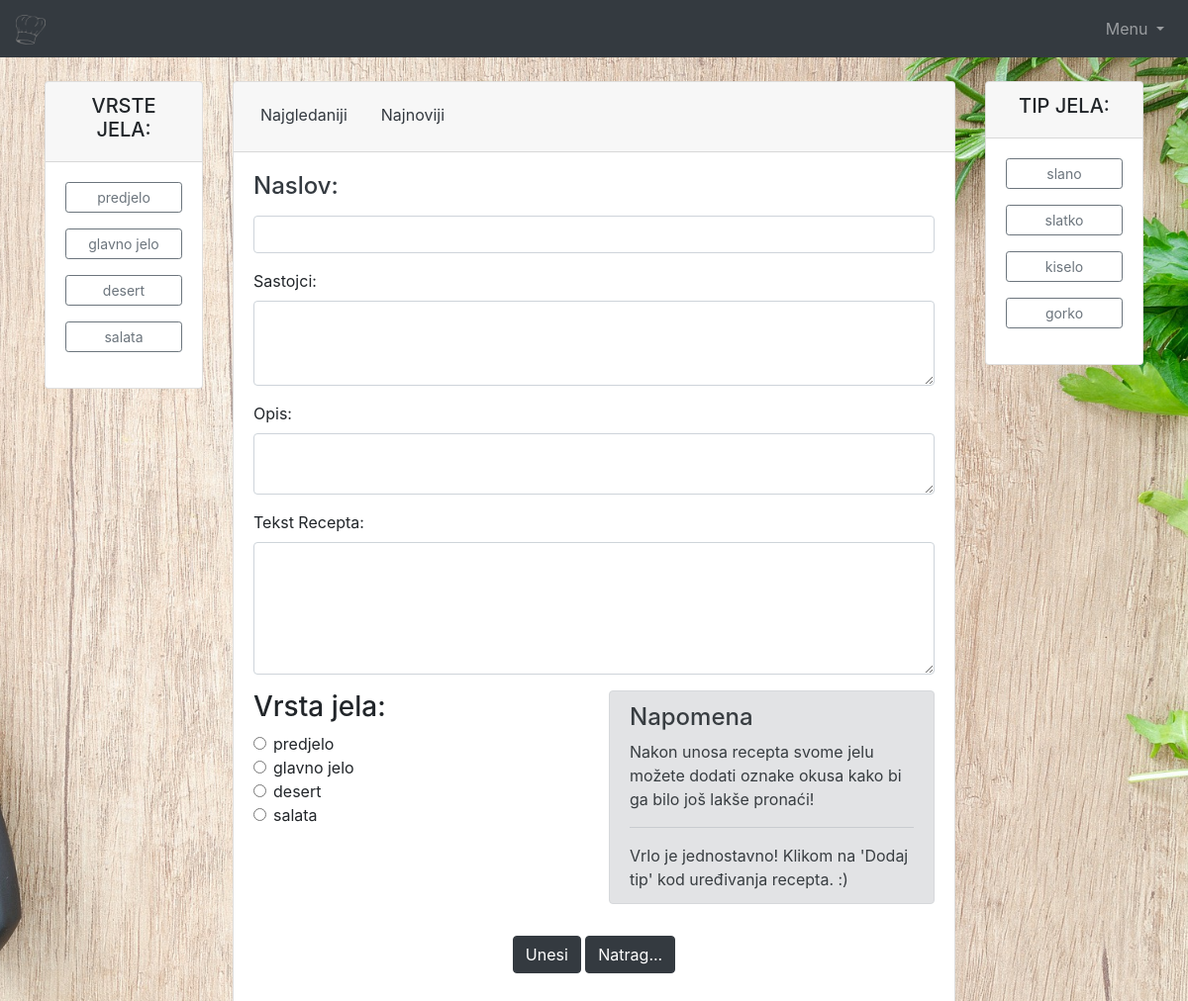
Page /admin.php?a=unos (signed in) on the earlier database version.
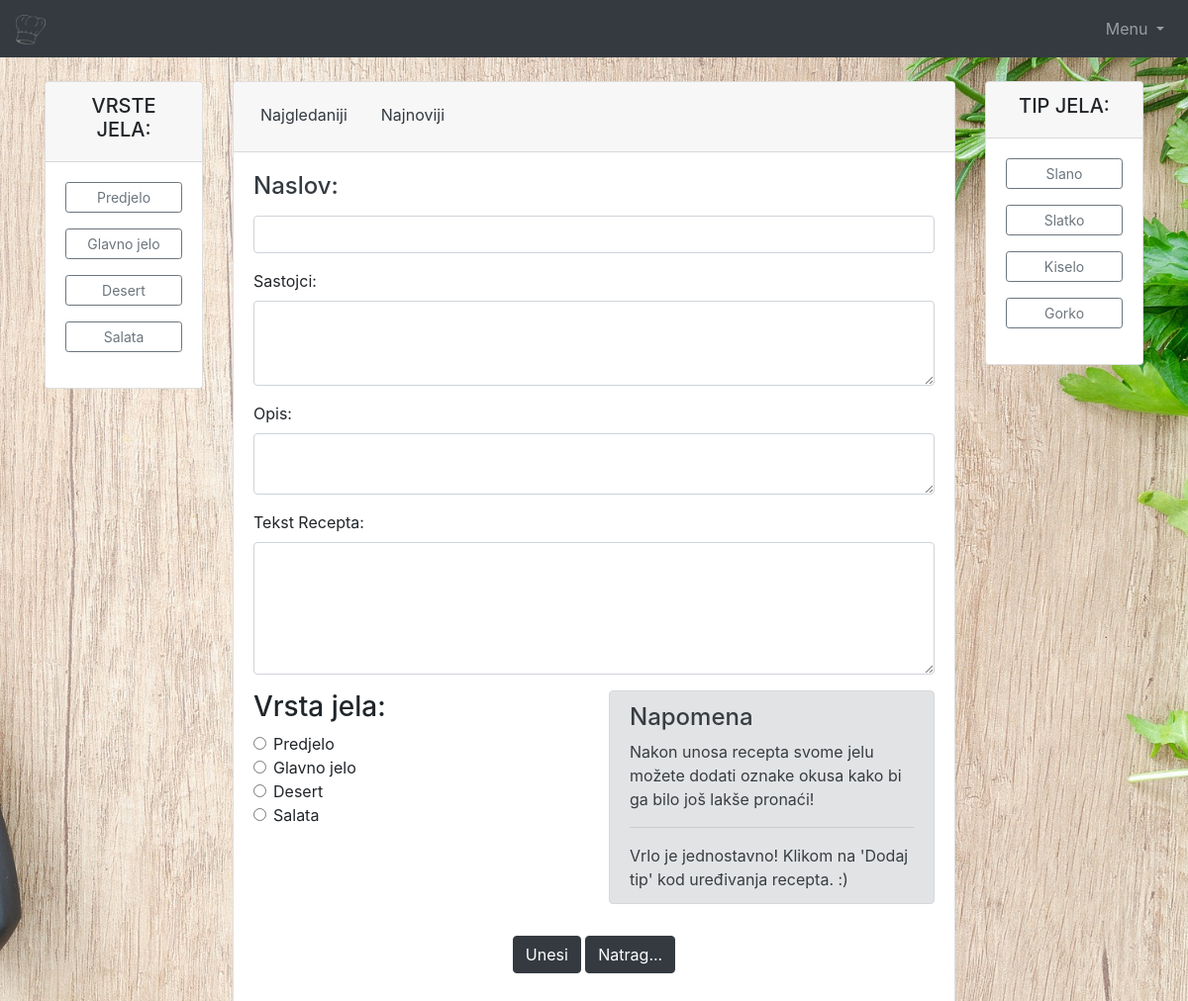
Same page on the later database version.
### tables this page shows
CREATE TABLE IF NOT EXISTS `vrsta_jela` (
  `id` int(10) UNSIGNED NOT NULL AUTO_INCREMENT,
  `naziv` varchar(50) NOT NULL,
  PRIMARY KEY (`id`)
);

CREATE TABLE IF NOT EXISTS `tip` (
  `id` int(10) UNSIGNED NOT NULL AUTO_INCREMENT,
  `naziv` varchar(50) NOT NULL,
  PRIMARY KEY (`id`)
);

### admin.php (called while the page is built, shortened)
<?php
require_once ('Controller/ManagerVrsta_jela.php');
require_once ('Help/database.php');
require_once ('Model/ModelVrsta_jela.php');
require_once ('Controller/ManagerTip.php');
require_once ('Model/ModelTip.php');
$vjm = new ManagerVrsta_jela();
$vt = new ManagerTip();
if (!isset($_GET['a'])) {
    $a = '';
} else {
    $a = $_GET['a'];
}
switch ($a) {
    case 'unos' :
                    $vrsta_jela = $vjm->getVrsta_jela();
                    $vrsta_tipa = $vt->getTip();
                    break;
}
include_once 'Admin/AdminPocetna.php';
?>

### Help/database.php (called while the page is built, shortened)
<?php
class kuharica_baza {
    public static function connect() {
        $c = new mysqli(self::host, self::user, self::pass, self::database);
        $c->query("SET CHARACTER SET utf8");
        return $c;
    }
}
?>

### Model/ModelVrsta_jela.php (called while the page is built, shortened)
<?php
class Vrsta_jela {
    private $id;
    private $naziv;
    public function getId(){return $this->id; }
    public function getNaziv(){return $this->naziv; }
    public function setId($id){ $this->id = $id; }
    public function setNaziv($naziv){ $this->naziv = $naziv; }
}
?>

### Controller/ManagerTip.php (called while the page is built, shortened)
<?php
class ManagerTip {
    private $vise_vrsta_tipova = array();
    private $c;
    public function __construct(){
            $this->c = kuharica_baza::connect();
    }
    public function getTip(){
        $sql = "SELECT * FROM tip";
        $r = $this->c->query($sql);
        while($row = $r->fetch_assoc()){
            $v = new Tip();
            $v->setId($row['id']);
            $v->setNaziv($row['naziv']);
            $this->vise_vrsta_tipova[] = $v;
        }
        return $this->vise_vrsta_tipova;
    }
}
?>

### Model/ModelTip.php (called while the page is built, shortened)
<?php
class Tip {
    private $id;
    private $naziv;
    public function getId(){return $this->id; }
    public function getNaziv(){return $this->naziv; }
    public function setId($id){ $this->id = $id; }
    public function setNaziv($naziv){ $this->naziv = $naziv; }
}
?>

### Controller/ManagerVrsta_jela.php (the view, shortened to what this page needs)
<?php
class ManagerVrsta_jela{
    private $vise_vrsta_jela = array();
    private $c;
    public function __construct(){
            $this->c = kuharica_baza::connect();
    }
    public function getVrsta_jela(){
        $sql = "SELECT * FROM vrsta_jela";
        $r = $this->c->query($sql);
        while($row = $r->fetch_assoc()){
            $v = new Vrsta_jela();
            $v->setId($row['id']);
            $v->setNaziv($row['naziv']);
            $this->vise_vrsta_jela[] = $v;
        }
        return $this->vise_vrsta_jela;
    }
    public static function IspisVrsta_jela(){
        $sql = "SELECT * FROM vrsta_jela";
        $c = kuharica_baza::connect();
        $r = $c->query($sql);
        $vrste = array();
        while($row = $r->fetch_assoc()){
            $v = new Vrsta_jela();
            $v->setId($row['id']);
            $v->setNaziv($row['naziv']);
            $vrste[] = $v;
        }
        foreach ($vrste as $v){
          echo '<div class="form-check">';
          echo ' <input class="form-check-input" type="radio" name="vrsta_jela" id="gridRadios'.$v->getId().'" value="'.$v->getId().'">';
          echo '<label class="form-check-label" for = "gridRadios'.$v->getId().'" >'.$v->getNaziv().'</label>';
          echo '</div>';
        }
    }
}
?>

### Admin/AdminPocetna.php (shortened to what this page needs)
<!DOCTYPE html>
<html lang="en">
    <head>
        <link href="bootstrap/css/bootstrap-4.4.1.css" rel="stylesheet">
        <link href="bootstrap/css/style.css" rel="stylesheet">
    </head>
    <body>
        <nav class="navbar navbar-expand-lg navbar-dark bg-dark sticky-top">
            <a class="navbar-brand" href="admin.php">
                <img src="bootstrap/img/hat.png" width="30" height="30" alt="logo" loading="lazy">
            </a>
            <div class="collapse navbar-collapse" id="navbarNav">
                <ul class="navbar-nav ml-auto">
                    <li class="nav-item dropdown">
                        <a class="nav-link dropdown-toggle" id="navbarDropdownMenuLink-4" data-toggle="dropdown" aria-haspopup="true" aria-expanded="false">
                            <i class="fas fa-user"></i> Menu </a>
                    </li>
                </ul>
            </div>
        </nav>
<div class="container">
            <div class="row">
                <div class="container col-2">
                    <div class="card text-center">
                        <div class="card-header">
                            <h5> VRSTE JELA: </h5>
                        </div>
                        <div class="card-body">
                            <?php include("$left_template.php") ?>
                        </div>
                    </div>
                </div>
                <div class="container col-8">
                    <div class="card">
                        <div class="card-header">
                            <?php include ("$header.php"); ?>
                        </div>
                        <div class="card-body">
                            <?php include ("$template.php") ?>
                        </div>
                    </div>
                </div>
                <div class="container col-2">
                    <div class="card text-center">
                        <div class="card-header">
                            <h5> TIP JELA: </h5>
                        </div>
                        <div class="card-body">
                            <?php include("$right_template.php") ?>
                        </div>
                    </div>
                </div>
            </div>
        </div>
    </body>

### View/prikazVrste_jela.php
<?php
foreach ($vrsta_jela as $v){
    echo '<p><a class="btn btn-outline-secondary btn-sm btn-block" href="?a=vrsta_jela&id='.$v->getId().'">'.$v->getNaziv().'</a></p>';
}
?>

### View/sortSvi.php
<ul class="nav nav-tabs card-header-tabs">
    <li class="active">
        <a class="nav-link" href="<?php echo $_SERVER['REQUEST_URI'];?>?order=r.br_pregleda"><p class="text-dark">Najgledaniji</p></a>
    </li>
    <li>
        <a class="nav-link" href="<?php echo $_SERVER['REQUEST_URI'];?>?order=r.datum_objavljivanja"><p class="text-dark">Najnoviji</p></a>
    </li>
</ul>

### Korisnik/View/unosRecept.php (shortened to what this page needs)
<form method="POST" action="korisnik.php?a=create">
    <div class="form-group">
        <label for="exampleInputUsername"><h4 class="text-dark">Naslov:</h4></label>
        <input type="text" class="form-control" id="naslov" name="naslov">
    </div>
    <div class="form-group">
        <label for="exampleFormControlTextarea1">Sastojci:</label>
        <textarea class="form-control" id="sastojci" name="sastojci" rows="3"></textarea>
    </div>
    <div class="form-group">
        <label for="exampleFormControlTextarea2">Opis:</label>
        <textarea class="form-control" id="opis" name="opis" rows="2"></textarea>
    </div>
    <div class="form-group">
        <label for="exampleFormControlTextarea3">Tekst Recepta:</label>
        <textarea class="form-control" id="tekst_recepta" name="tekst_recepta" rows="5"></textarea>
    </div>
    <fieldset class="form-group">
        <div class="row">
            <div class="col-sm">
                <div class="form-group">
                    <h3>Vrsta jela:</h3>
                    <?php ManagerVrsta_jela::IspisVrsta_jela()  ?>
                </div>
            </div>
            <div class="col">
                <div class="alert alert-secondary" role="alert">
                    <h4 class="alert-heading">Napomena</h4>
                    <p>Nakon unosa recepta svome jelu možete dodati oznake okusa kako bi ga bilo još lakše pronaći!</p>
                    <hr>
                    <p class="mb-0">Vrlo je jednostavno! Klikom na 'Dodaj tip' kod uređivanja recepta. :)</p>
                </div>
            </div>
    </fieldset>
    <div class="text-center">
        <p><button type="submit" class="btn btn-dark">Unesi</button>
        <button class="btn btn-dark" href="<?php echo $_SERVER['SCRIPT_NAME']; ?>">Natrag...</button></p>
    </div>
</form>

### View/prikazTip.php
<?php
foreach ($vrsta_tipa as $v){
    echo '<p><a class="btn btn-outline-secondary btn-sm btn-block" href="?a=tip&id='.$v->getId().'">'.$v->getNaziv().'</a></p>';
}
?>

Differences in the rows shown:
changed vrsta_jela: naziv "predjelo" → "Predjelo"; vrsta_jela "☐ predjelo" → "☐ Predjelo"
changed vrsta_jela: naziv "glavno jelo" → "Glavno jelo"; vrsta_jela "☐ glavno jelo" → "☐ Glavno jelo"
changed vrsta_jela: naziv "desert" → "Desert"; vrsta_jela "☐ desert" → "☐ Desert"
changed vrsta_jela: naziv "salata" → "Salata"; vrsta_jela "☐ salata" → "☐ Salata"
changed tip: naziv "slano" → "Slano"
changed tip: naziv "slatko" → "Slatko"
changed tip: naziv "kiselo" → "Kiselo"
changed tip: naziv "gorko" → "Gorko"
